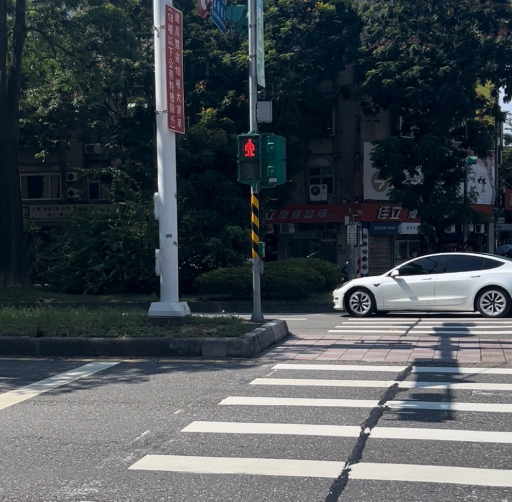
#> input picture red.jpeg, 1024 x 1003 px (shown at 1/2 size)
$ python img_process.py
#> lines starting #> are read from the running program, lines starting #| are printed output that depends on the picture
from PIL import Image, ImageOps
import cv2
import numpy as np

def adjust_saturation(image, saturation_factor):
    hsv_image = cv2.cvtColor(image, cv2.COLOR_RGB2HSV)
    hsv_image = hsv_image.astype('float32')
    hsv_image[:, :, 1] *= saturation_factor
    hsv_image[:, :, 1] = np.clip(hsv_image[:, :, 1], 0, 255)
    hsv_image = hsv_image.astype('uint8')
    return cv2.cvtColor(hsv_image, cv2.COLOR_HSV2RGB)

def adjust_brightness(image, brightness_factor):
    image = image.astype('float32')
    image *= brightness_factor
    image = np.clip(image, 0, 255)
    return image.astype('uint8')

print("starting now...")
image_path = './red.jpeg'
target = image_path[2:-5]  # Assuming you're trying to strip the extension in a different manner
image = Image.open(image_path)
#> image is the input picture: PIL image 1024x1003 RGB; mean R, G, B 69, 75.8, 80.9
print("open up image")

# Resize the image using Image.Resampling.LANCZOS
image = image.resize((80, 80), Image.Resampling.LANCZOS)
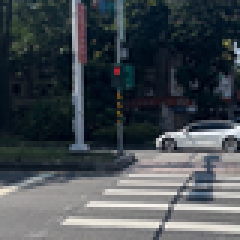
#> image: PIL image 80x80 RGB (shown 3 times larger); mean R, G, B 69, 75.8, 80.9
print("resize to 80x80")

image_np = np.array(image)
print("convert to array")

saturated_image = adjust_saturation(image_np, 1.6)
#> in adjust_saturation, `hsv_image = cv2.cvtColor(image, cv2.COLOR_RGB2HSV)`: hsv_image: shape (80, 80, 3); mean H, S, V 89.5, 95.4, 82.7
#> in adjust_saturation, `hsv_image = hsv_image.astype('float32')`: hsv_image: shape (80, 80, 3) float32; mean H, S, V 89.5, 95.4, 82.7
#> in adjust_saturation, `hsv_image[:, :, 1] *= saturation_factor`: hsv_image: shape (80, 80, 3) float32; mean H, S, V 89.5, 152.6, 82.7
#> in adjust_saturation, `hsv_image[:, :, 1] = np.clip(hsv_image[:, :, 1], 0, 255)`: hsv_image: shape (80, 80, 3) float32; mean H, S, V 89.5, 132.3, 82.7
#> in adjust_saturation, `hsv_image = hsv_image.astype('uint8')`: hsv_image: shape (80, 80, 3); mean H, S, V 89.5, 132, 82.7
print("adjust saturation")

bright_image = adjust_brightness(saturated_image, 1.3)
#> in adjust_brightness, `image *= brightness_factor`:
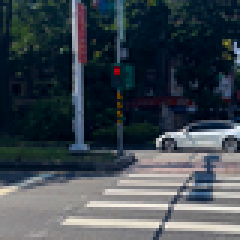
#> image: shape (80, 80, 3) float32 (shown 3 times larger); mean of channels 0, 1, 2 81.6, 93.9, 103.6; drawn with min black and max white
#> in adjust_brightness, `image = np.clip(image, 0, 255)`:
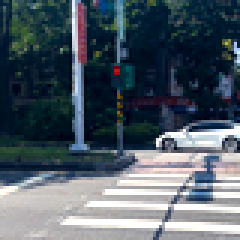
#> image: shape (80, 80, 3) float32 (shown 3 times larger); mean of channels 0, 1, 2 79.8, 92.5, 102.6; drawn as R, G, B
print("adjust brightness")

final_image = Image.fromarray(bright_image)
print("convert back to image")

final_image.save(f'output_{target}.png', 'PNG')
print("save to png")

print(f"Image processing completed and saved as 'output_{target}.png'")

$ run again, with cone.jpeg copied over red.jpeg
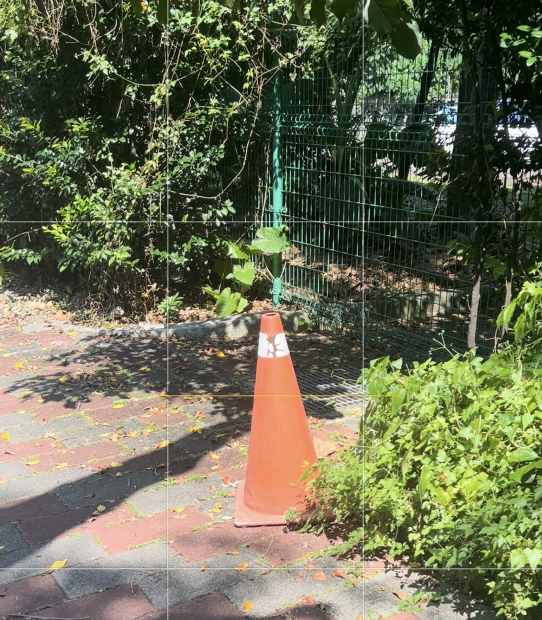
#> input picture cone.jpeg, 1084 x 1240 px (shown at 1/2 size)
#> image is the input picture: PIL image 1084x1240 RGB; mean R, G, B 107.4, 109.7, 82.9
#> in adjust_saturation, `return cv2.cvtColor(hsv_image, cv2.COLOR_HSV2RGB)`:
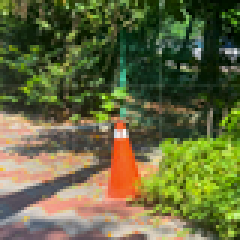
#> returned value: shape (80, 80, 3) (shown 3 times larger); mean R, G, B 101.5, 105.2, 62.5
#> in adjust_brightness, `image = np.clip(image, 0, 255)`:
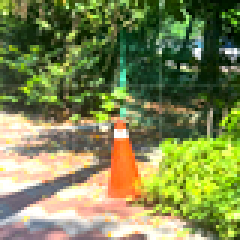
#> image: shape (80, 80, 3) float32 (shown 3 times larger); mean of channels 0, 1, 2 126.9, 135.7, 81.2; drawn as R, G, B

$ run again, with green.jpeg copied over red.jpeg
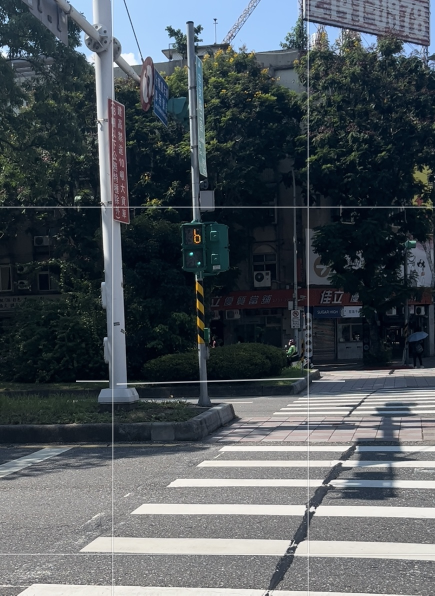
#> input picture green.jpeg, 870 x 1191 px (shown at 1/2 size)
#> image is the input picture: PIL image 870x1191 RGB; mean R, G, B 77.9, 85.4, 91.1
#> in adjust_saturation, `return cv2.cvtColor(hsv_image, cv2.COLOR_HSV2RGB)`:
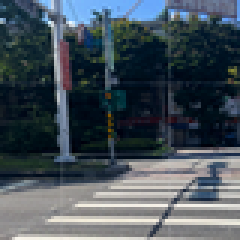
#> returned value: shape (80, 80, 3) (shown 3 times larger); mean R, G, B 69.8, 81.1, 90
#> in adjust_brightness, `image = np.clip(image, 0, 255)`:
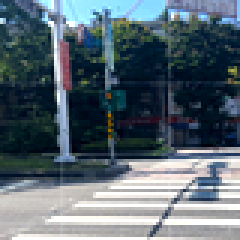
#> image: shape (80, 80, 3) float32 (shown 3 times larger); mean of channels 0, 1, 2 89, 104, 113.7; drawn as R, G, B
